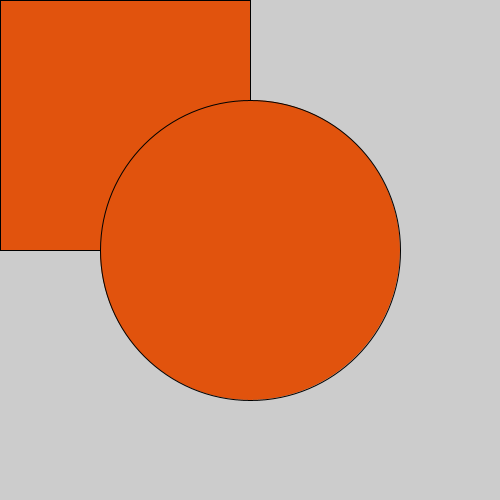
Frame 1 (no input)
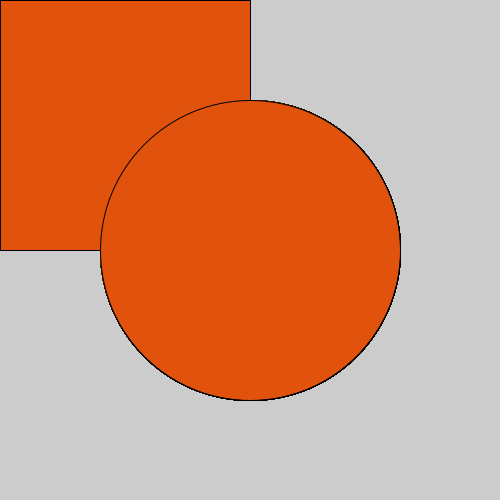
Frame 60 (the mouse pressed at the canvas centre just before this capture)
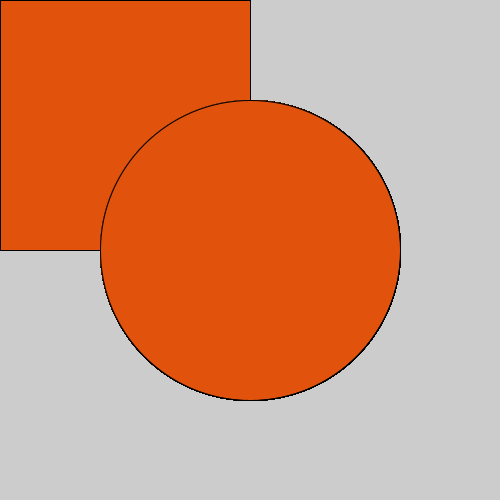
Frame 120 (the mouse held since frame 60 and released just before this capture)

The Processing sketch that drew these frames (run headless with seeded random() and noise(); from frame 60 on, the mouse is pressed at the canvas centre):

// Processing sketch: processing_105407
// ── processing_105407.pde

void setup () {
  size(500, 500);
}

void draw () {

  if (mouseX<250 && mouseY<250) {
    fill (225, 83, 13);
    rect (0, 0, 250, 250);
  }
  if (mouseX>250 && mouseY<250) {
    fill (255, 0, 0);
    rect (250, 0, 250, 250);
  }
  if (mouseX<250 && mouseY>250) {
    fill (232, 12, 122);
    rect (0, 250, 250, 250);
  }
  if (mouseX>250 && mouseY>250) {
    fill (255, 13, 255);
    rect (250, 250, 250, 250);
  }
  ellipse (250,250,300,300);
  
}
